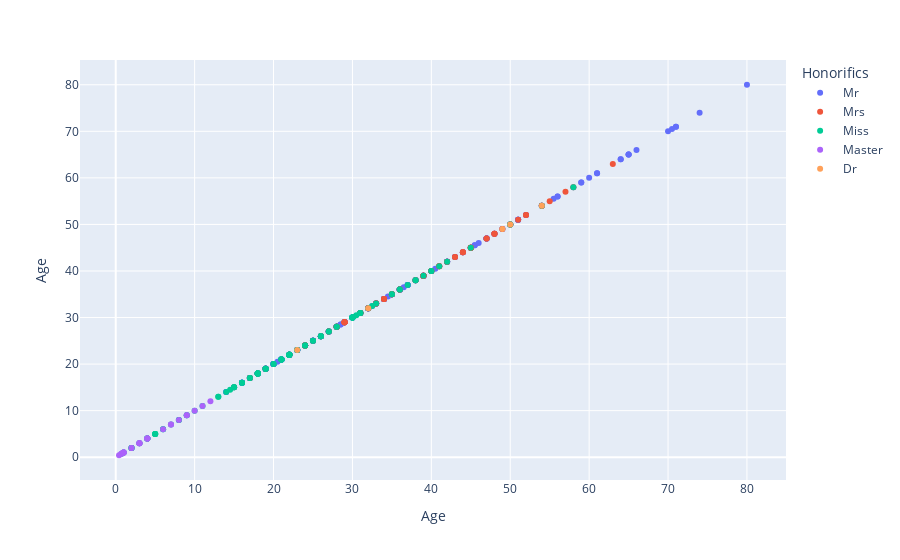

Here is the notebook cell this chart was saved with:
### Markdown cell above
<p style="background-color: #32656e"><i>There is not any <b><i>Dr</i></b> in test set but that's ok.</i></p>

### Code cell
plt.figure(figsize=(15, 7))
fig = px.scatter(train_df.loc[train_df['Honorifics'].isin(list(honorifies_df.index))], x="Age", y="Age", color="Honorifics")
fig.show()

### Figure 1 — Plotly figure (JSON) as saved in the notebook; plotly's stock layout.template omitted (floating-point values rounded to 4 significant figures; data arrays with more than 128 entries replaced by an {"elided": "..."} marker saying what was removed)
{"data": [{"hovertemplate": "Honorifics= Mr<br>Age=%{y}<extra></extra>", "legendgroup": " Mr", "marker": {"color": "#636efa", "symbol": "circle"}, "mode": "markers", "name": " Mr", "orientation": "v", "showlegend": true, "type": "scatter", "x": {"elided": "412 float values"}, "xaxis": "x", "y": {"elided": "412 float values"}, "yaxis": "y"}, {"hovertemplate": "Honorifics= Mrs<br>Age=%{y}<extra></extra>", "legendgroup": " Mrs", "marker": {"color": "#EF553B", "symbol": "circle"}, "mode": "markers", "name": " Mrs", "orientation": "v", "showlegend": true, "type": "scatter", "x": [18, 31, 31, null, 45, 22, 32, 36, 29, 39, 35, null, null, 33, 24, 41, null, 45, null, 29, 58, 44, 35, 43, 24, 42, 40, 36, 24, 34, 63, 38, 45, 41, 31, 18, 51, 31, 44, 47, 52, 43, null, 49, 22, 29, 48, 27, 54, 19, 22, 44, 33, 42, 39, 17, 47, 38, null, 40, 28, 45, null, 26, 28, 29, 24, null, 41, 24, 54, 40, 29, 15, 33, 18, 39, 39, null, 34, 36, null, 48, 32, 28, 50, null, 50, 19, 35, null, 27, 28, 55, 57, 39, 29, 26, 35, 24, 17, 45, 52, 34, 25, 48], "xaxis": "x", "y": [18, 31, 31, null, 45, 22, 32, 36, 29, 39, 35, null, null, 33, 24, 41, null, 45, null, 29, 58, 44, 35, 43, 24, 42, 40, 36, 24, 34, 63, 38, 45, 41, 31, 18, 51, 31, 44, 47, 52, 43, null, 49, 22, 29, 48, 27, 54, 19, 22, 44, 33, 42, 39, 17, 47, 38, null, 40, 28, 45, null, 26, 28, 29, 24, null, 41, 24, 54, 40, 29, 15, 33, 18, 39, 39, null, 34, 36, null, 48, 32, 28, 50, null, 50, 19, 35, null, 27, 28, 55, 57, 39, 29, 26, 35, 24, 17, 45, 52, 34, 25, 48], "yaxis": "y"}, {"hovertemplate": "Honorifics= Miss<br>Age=%{y}<extra></extra>", "legendgroup": " Miss", "marker": {"color": "#00cc96", "symbol": "circle"}, "mode": "markers", "name": " Miss", "orientation": "v", "showlegend": true, "type": "scatter", "x": {"elided": "140 float values"}, "xaxis": "x", "y": {"elided": "140 float values"}, "yaxis": "y"}, {"hovertemplate": "Honorifics= Master<br>Age=%{y}<extra></extra>", "legendgroup": " Master", "marker": {"color": "#ab63fa", "symbol": "circle"}, "mode": "markers", "name": " Master", "orientation": "v", "showlegend": true, "type": "scatter", "x": [4, 10, 7, 7, 3, null, 9, 12, 0.83, 6, 3, null, 0.42, null, 3, 2, 1, 0.67, 4, 11, 8, 4, 0.83, 2, 4, 1, 0.92, 3, 9, 1, 1], "xaxis": "x", "y": [4, 10, 7, 7, 3, null, 9, 12, 0.83, 6, 3, null, 0.42, null, 3, 2, 1, 0.67, 4, 11, 8, 4, 0.83, 2, 4, 1, 0.92, 3, 9, 1, 1], "yaxis": "y"}, {"hovertemplate": "Honorifics= Dr<br>Age=%{y}<extra></extra>", "legendgroup": " Dr", "marker": {"color": "#FFA15A", "symbol": "circle"}, "mode": "markers", "name": " Dr", "orientation": "v", "showlegend": true, "type": "scatter", "x": [49, 50, 54, 32, null, 23], "xaxis": "x", "y": [49, 50, 54, 32, null, 23], "yaxis": "y"}], "layout": {"legend": {"title": {"text": "Honorifics"}, "tracegroupgap": 0}, "margin": {"t": 60}, "xaxis": {"anchor": "y", "domain": [0, 1], "title": {"text": "Age"}}, "yaxis": {"anchor": "x", "domain": [0, 1], "title": {"text": "Age"}}}}
